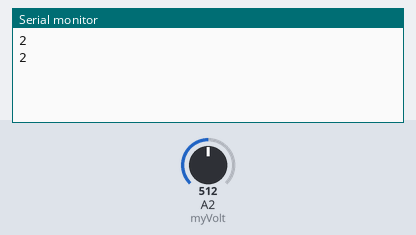
A sketch run on a simulated Arduino Uno, built with avr-gcc and run on an emulated ATmega328P. Shown: the last lines printed to the serial monitor. Inputs (shaded band) come from the test bench; at power-on: A2 (myVolt) = 512.

Above: at 1.8 s.
1.9 s: A2 (myVolt) set to 716
At 2.8 s:
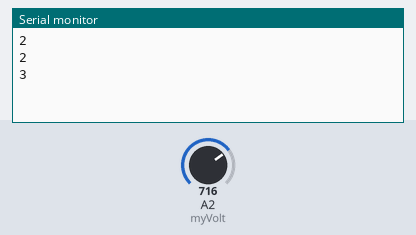
3.4 s: A2 (myVolt) set to 900
At 4.4 s:
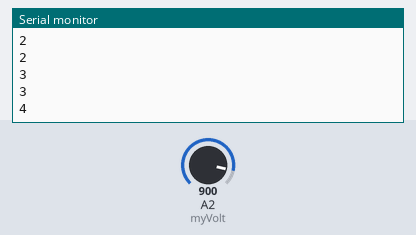
Timing chart, 0 to 6.4 s (numbered marks = the images above; inputs shaded):
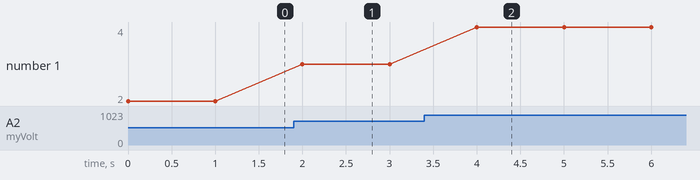

The sketch:

Potentiometer.ino
```cpp
int myVolt = A2;
int readVal;
int V2;


void setup() {
  // put your setup code here, to run once:

  Serial.begin(9600);

}

void loop() {
  // put your main code here, to run repeatedly:
  readVal = analogRead(myVolt);
  V2 = float(5*readVal)/1023;
  Serial.println(V2);
  delay(1000);
}
```

Measured:
- after the input at 1.9 s, the serial monitor: prints a new line after 0.10 s (image 1)
- after the input at 3.4 s, the serial monitor: prints a new line after 0.60 s (image 2)
- plotted number 1: 2 → 3 after the input at 1.9 s, 3 → 4 after the input at 3.4 s
